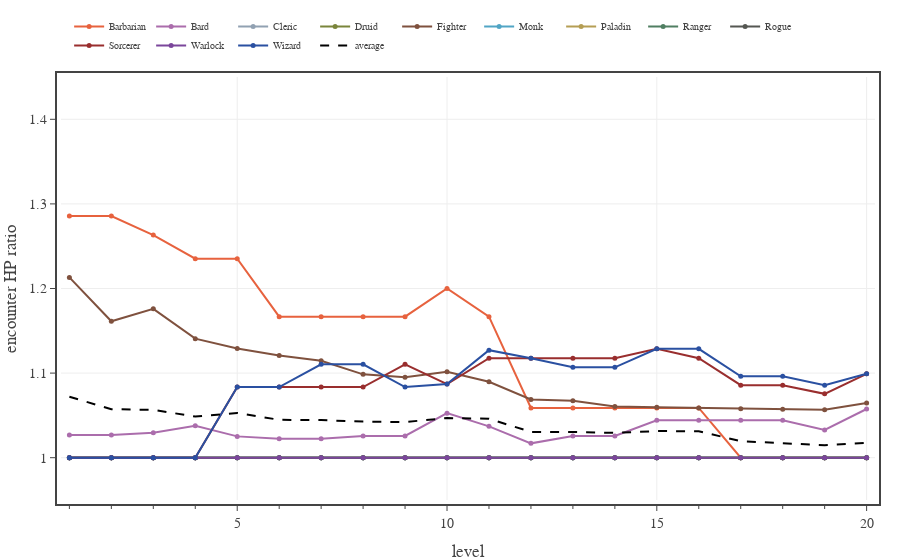

The notebook cell this image was saved under:
### Code cell
# Plots average encounter HP for each class on days with only one Deadly encounters and no short rest. 
n_enc = 1
encounter_difficulty = 'Deadly'

with open(f'../xp-and-player-characters/pc data - Medium 2 short rests.json', 'r') as fin:
    pc_data0 = json.load(fin)

with open(f'../xp-and-player-characters/pc data - {encounter_difficulty} 2 short rests.json', 'r') as fin:
    pc_data1 = json.load(fin)

levels = np.array(range(1,21,1))
enc_XP_budget = 0.5 * np.array(ENCOUNTER_DIFFICULTIES['Daily']['XP'])

fig = go.Figure(
    layout=go.Layout(
        template=TFB_TEMPLATE,
        xaxis=dict(
            title_text='level',
            range=[0.8, 20.2],
            tick0=0, dtick=5,
            minor=dict(tick0=0, dtick=1),
        ),
        yaxis=dict(
            autorange=False,
            title_text='encounter HP ratio',
            range=[0.95, 1.45],
            tick0=0, dtick=0.1,
            minor=dict(tick0=0, dtick=0.5),
        ),
        legend=dict(
            yanchor='bottom',  y=1.04,
            xanchor='left', x=0.01,
            orientation='h',
        )
    )
)

eXPmean = np.zeros(20)
aXPmean = np.zeros(20)
for pc in PC_CLASSES:
    eXP = np.zeros(20)

    for level in range(20):
        encounters = pc_data1[pc][level]['encounters']
        encounters = [x for x in encounters if x['type'] == 'encounter']
        eXP[level] = np.mean([x['effective hit points mean'] for x in encounters[0:n_enc]])

    eXPmean += eXP
    #aXP  = np.array([x['encounter XP mean']/x['effective damage per round mean'] for x in pc_data0[pc]])
    for level in range(20):
        encounters = pc_data0[pc][level]['encounters']
        encounters = [x for x in encounters if x['type'] == 'encounter']
        aXP[level] = np.mean([x['effective hit points mean'] for x in encounters[0:]])
    aXPmean += aXP

    fig.add_trace(go.Scatter(
        x=levels, 
        y=eXP/aXP,
        mode='lines+markers', 
        line={'color': PC_CLASSES[pc]['color']},
        marker={'size': 5},
        unselected=dict(marker=dict(opacity=0.0)),
        name=pc,
        hovertemplate=
            '<b>'+pc+'</b><br>'+
            'lvl %{x}<br>'+
            'eff HP %{y:.2f}'+
            '<extra></extra>'
    ))

eXPmean /= len(PC_CLASSES)
aXPmean /= len(PC_CLASSES)
fig.add_trace(go.Scatter(
    x=levels, 
    y=eXPmean/aXPmean,
    mode='lines', 
    line=dict(color='black', dash='dash'),
    unselected=dict(marker=dict(opacity=0.0)),
    name='average',
    hoverinfo='skip'
))

# show figure
fig.show(config=TFB_CONFIG)

# save large format figure
if SAVEFIGS:
    file_name = f'./fig-single-encounter-ehp-vs-level-{encounter_difficulty.lower()}-large.html'
    fig_html = fig.to_html(
        config=TFB_CONFIG,
        include_plotlyjs=False, 
        full_html=False, 
    )
    fig_soup = BeautifulSoup(fig_html, 'html.parser')
    fig_soup.div['class'] = 'plotly-div-large'
    fig_soup.div['style'] = 'aspect-ratio:600/550'
    with open(file_name, 'wb') as fout:
        fout.write(fig_soup.prettify('utf-8'))

# save small format figure
if SAVEFIGS:
    fig.update_traces(marker=dict(size=4))
    fig.update_layout(font=dict(size=10), legend=dict(font_size=8))
    file_name = f'./fig-single-encounter-ehp-vs-level-{encounter_difficulty.lower()}-small.html'
    fig_html = fig.to_html(
        config=TFB_CONFIG,
        include_plotlyjs=False, 
        full_html=False, 
    )
    fig_soup = BeautifulSoup(fig_html, 'html.parser')
    fig_soup.div['class'] = 'plotly-div-small'
    fig_soup.div['style'] = 'aspect-ratio:600/600'
    with open(file_name, 'wb') as fout:
        fout.write(fig_soup.prettify('utf-8'))

### Figure 1 — Plotly figure (JSON) as saved in the notebook; plotly's stock layout.template omitted (floating-point values rounded to 4 significant figures)
{"data": [{"hovertemplate": "<b>Barbarian</b><br>lvl %{x}<br>eff HP %{y:.2f}<extra></extra>", "line": {"color": "#E7623E"}, "marker": {"size": 5}, "mode": "lines+markers", "name": "Barbarian", "type": "scatter", "unselected": {"marker": {"opacity": 0}}, "x": [1, 2, 3, 4, 5, 6, 7, 8, 9, 10, 11, 12, 13, 14, 15, 16, 17, 18, 19, 20], "y": [1.286, 1.286, 1.263, 1.235, 1.235, 1.167, 1.167, 1.167, 1.167, 1.2, 1.167, 1.059, 1.059, 1.059, 1.059, 1.059, 1.0, 1, 1.0, 1.0]}, {"hovertemplate": "<b>Bard</b><br>lvl %{x}<br>eff HP %{y:.2f}<extra></extra>", "line": {"color": "#AB6DAC"}, "marker": {"size": 5}, "mode": "lines+markers", "name": "Bard", "type": "scatter", "unselected": {"marker": {"opacity": 0}}, "x": [1, 2, 3, 4, 5, 6, 7, 8, 9, 10, 11, 12, 13, 14, 15, 16, 17, 18, 19, 20], "y": [1.027, 1.027, 1.029, 1.038, 1.025, 1.023, 1.023, 1.026, 1.026, 1.053, 1.037, 1.017, 1.026, 1.026, 1.044, 1.044, 1.044, 1.044, 1.033, 1.058]}, {"hovertemplate": "<b>Cleric</b><br>lvl %{x}<br>eff HP %{y:.2f}<extra></extra>", "line": {"color": "#91A1B2"}, "marker": {"size": 5}, "mode": "lines+markers", "name": "Cleric", "type": "scatter", "unselected": {"marker": {"opacity": 0}}, "x": [1, 2, 3, 4, 5, 6, 7, 8, 9, 10, 11, 12, 13, 14, 15, 16, 17, 18, 19, 20], "y": [1, 1, 1, 1, 1, 1.0, 1, 1.0, 1, 1, 1.0, 1.0, 1, 1, 1, 1, 1.0, 1, 1.0, 1]}, {"hovertemplate": "<b>Druid</b><br>lvl %{x}<br>eff HP %{y:.2f}<extra></extra>", "line": {"color": "#7A853B"}, "marker": {"size": 5}, "mode": "lines+markers", "name": "Druid", "type": "scatter", "unselected": {"marker": {"opacity": 0}}, "x": [1, 2, 3, 4, 5, 6, 7, 8, 9, 10, 11, 12, 13, 14, 15, 16, 17, 18, 19, 20], "y": [1.0, 1, 1, 1, 1, 1.0, 1.0, 1.0, 1.0, 1, 1.0, 1.0, 1.0, 1.0, 1.0, 1, 1, 1, 1, 1]}, {"hovertemplate": "<b>Fighter</b><br>lvl %{x}<br>eff HP %{y:.2f}<extra></extra>", "line": {"color": "#7F513E"}, "marker": {"size": 5}, "mode": "lines+markers", "name": "Fighter", "type": "scatter", "unselected": {"marker": {"opacity": 0}}, "x": [1, 2, 3, 4, 5, 6, 7, 8, 9, 10, 11, 12, 13, 14, 15, 16, 17, 18, 19, 20], "y": [1.213, 1.161, 1.176, 1.141, 1.129, 1.121, 1.115, 1.099, 1.095, 1.102, 1.09, 1.069, 1.067, 1.06, 1.06, 1.059, 1.058, 1.057, 1.057, 1.065]}, {"hovertemplate": "<b>Monk</b><br>lvl %{x}<br>eff HP %{y:.2f}<extra></extra>", "line": {"color": "#51A5C5"}, "marker": {"size": 5}, "mode": "lines+markers", "name": "Monk", "type": "scatter", "unselected": {"marker": {"opacity": 0}}, "x": [1, 2, 3, 4, 5, 6, 7, 8, 9, 10, 11, 12, 13, 14, 15, 16, 17, 18, 19, 20], "y": [1.0, 1, 1, 1.0, 1, 1.0, 1.0, 1, 1.0, 1, 1, 1, 1, 1, 1, 1.0, 1.0, 1, 1.0, 1.0]}, {"hovertemplate": "<b>Paladin</b><br>lvl %{x}<br>eff HP %{y:.2f}<extra></extra>", "line": {"color": "#B59E54"}, "marker": {"size": 5}, "mode": "lines+markers", "name": "Paladin", "type": "scatter", "unselected": {"marker": {"opacity": 0}}, "x": [1, 2, 3, 4, 5, 6, 7, 8, 9, 10, 11, 12, 13, 14, 15, 16, 17, 18, 19, 20], "y": [1.0, 1.0, 1, 1, 1, 1, 1.0, 1, 1, 1, 1, 1, 1.0, 1.0, 1.0, 1, 1, 1.0, 1.0, 1.0]}, {"hovertemplate": "<b>Ranger</b><br>lvl %{x}<br>eff HP %{y:.2f}<extra></extra>", "line": {"color": "#507F62"}, "marker": {"size": 5}, "mode": "lines+markers", "name": "Ranger", "type": "scatter", "unselected": {"marker": {"opacity": 0}}, "x": [1, 2, 3, 4, 5, 6, 7, 8, 9, 10, 11, 12, 13, 14, 15, 16, 17, 18, 19, 20], "y": [1, 1, 1, 1.0, 1, 1, 1, 1, 1, 1, 1, 1, 1, 1.0, 1, 1.0, 1, 1.0, 1, 1.0]}, {"hovertemplate": "<b>Rogue</b><br>lvl %{x}<br>eff HP %{y:.2f}<extra></extra>", "line": {"color": "#555752"}, "marker": {"size": 5}, "mode": "lines+markers", "name": "Rogue", "type": "scatter", "unselected": {"marker": {"opacity": 0}}, "x": [1, 2, 3, 4, 5, 6, 7, 8, 9, 10, 11, 12, 13, 14, 15, 16, 17, 18, 19, 20], "y": [1, 1, 1, 1, 1, 1, 1.0, 1.0, 1, 1, 1.0, 1, 1, 1, 1, 1, 1.0, 1.0, 1.0, 1]}, {"hovertemplate": "<b>Sorcerer</b><br>lvl %{x}<br>eff HP %{y:.2f}<extra></extra>", "line": {"color": "#992E2E"}, "marker": {"size": 5}, "mode": "lines+markers", "name": "Sorcerer", "type": "scatter", "unselected": {"marker": {"opacity": 0}}, "x": [1, 2, 3, 4, 5, 6, 7, 8, 9, 10, 11, 12, 13, 14, 15, 16, 17, 18, 19, 20], "y": [1, 1, 1, 1, 1.083, 1.083, 1.083, 1.083, 1.11, 1.087, 1.118, 1.118, 1.118, 1.118, 1.129, 1.118, 1.086, 1.086, 1.075, 1.099]}, {"hovertemplate": "<b>Warlock</b><br>lvl %{x}<br>eff HP %{y:.2f}<extra></extra>", "line": {"color": "#7B469B"}, "marker": {"size": 5}, "mode": "lines+markers", "name": "Warlock", "type": "scatter", "unselected": {"marker": {"opacity": 0}}, "x": [1, 2, 3, 4, 5, 6, 7, 8, 9, 10, 11, 12, 13, 14, 15, 16, 17, 18, 19, 20], "y": [1, 1, 1, 1, 1.0, 1.0, 1.0, 1.0, 1, 1, 1.0, 1, 1, 1.0, 1, 1, 1, 1, 1, 1]}, {"hovertemplate": "<b>Wizard</b><br>lvl %{x}<br>eff HP %{y:.2f}<extra></extra>", "line": {"color": "#2A50A1"}, "marker": {"size": 5}, "mode": "lines+markers", "name": "Wizard", "type": "scatter", "unselected": {"marker": {"opacity": 0}}, "x": [1, 2, 3, 4, 5, 6, 7, 8, 9, 10, 11, 12, 13, 14, 15, 16, 17, 18, 19, 20], "y": [1, 1, 1, 1, 1.083, 1.083, 1.11, 1.11, 1.083, 1.087, 1.127, 1.118, 1.107, 1.107, 1.129, 1.129, 1.096, 1.096, 1.086, 1.099]}, {"hoverinfo": "skip", "line": {"color": "black", "dash": "dash"}, "mode": "lines", "name": "average", "type": "scatter", "unselected": {"marker": {"opacity": 0}}, "x": [1, 2, 3, 4, 5, 6, 7, 8, 9, 10, 11, 12, 13, 14, 15, 16, 17, 18, 19, 20], "y": [1.072, 1.057, 1.057, 1.049, 1.053, 1.045, 1.044, 1.043, 1.042, 1.047, 1.046, 1.03, 1.03, 1.029, 1.031, 1.031, 1.019, 1.017, 1.015, 1.018]}], "layout": {"legend": {"orientation": "h", "x": 0.01, "xanchor": "left", "y": 1.04, "yanchor": "bottom"}, "xaxis": {"dtick": 5, "minor": {"dtick": 1, "tick0": 0}, "range": [0.8, 20.2], "tick0": 0, "title": {"text": "level"}}, "yaxis": {"autorange": false, "dtick": 0.1, "minor": {"dtick": 0.5, "tick0": 0}, "range": [0.95, 1.45], "tick0": 0, "title": {"text": "encounter HP ratio"}}}}
